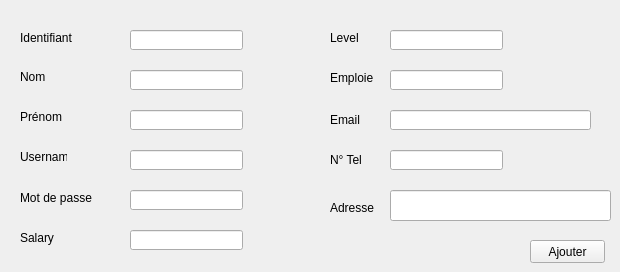
          <widget class="QWidget" name="tab">
           <attribute name="title">
            <string>Ajouter un employé</string>
           </attribute>
           <widget class="QLabel" name="label_4">
            <property name="geometry">
             <rect>
              <x>20</x>
              <y>30</y>
              <width>61</width>
              <height>16</height>
             </rect>
            </property>
            <property name="text">
             <string>Identifiant</string>
            </property>
           </widget>
           <widget class="QLabel" name="label_5">
            <property name="geometry">
             <rect>
              <x>20</x>
              <y>70</y>
              <width>47</width>
              <height>13</height>
             </rect>
            </property>
            <property name="text">
             <string>Nom</string>
            </property>
           </widget>
           <widget class="QLabel" name="label_6">
            <property name="geometry">
             <rect>
              <x>20</x>
              <y>110</y>
              <width>47</width>
              <height>13</height>
             </rect>
            </property>
            <property name="text">
             <string>Prénom</string>
            </property>
           </widget>
           <widget class="QLineEdit" name="lineEdit_id">
            <property name="geometry">
             <rect>
              <x>130</x>
              <y>30</y>
              <width>113</width>
              <height>20</height>
             </rect>
            </property>
           </widget>
           <widget class="QLineEdit" name="lineEdit_nom">
            <property name="geometry">
             <rect>
              <x>130</x>
              <y>70</y>
              <width>113</width>
              <height>20</height>
             </rect>
            </property>
           </widget>
           <widget class="QLineEdit" name="lineEdit_prenom">
            <property name="geometry">
             <rect>
              <x>130</x>
              <y>110</y>
              <width>113</width>
              <height>20</height>
             </rect>
            </property>
           </widget>
           <widget class="QPushButton" name="pb_ajouter">
            <property name="geometry">
             <rect>
              <x>530</x>
              <y>240</y>
              <width>75</width>
              <height>23</height>
             </rect>
            </property>
            <property name="text">
             <string>Ajouter</string>
            </property>
           </widget>
           <widget class="QLabel" name="label_8">
            <property name="geometry">
             <rect>
              <x>330</x>
              <y>110</y>
              <width>41</width>
              <height>20</height>
             </rect>
            </property>
            <property name="text">
             <string>Email</string>
            </property>
           </widget>
           <widget class="QLineEdit" name="lineEdit_Email">
            <property name="geometry">
             <rect>
              <x>390</x>
              <y>110</y>
              <width>201</width>
              <height>20</height>
             </rect>
            </property>
           </widget>
           <widget class="QLabel" name="label_9">
            <property name="geometry">
             <rect>
              <x>330</x>
              <y>150</y>
              <width>41</width>
              <height>20</height>
             </rect>
            </property>
            <property name="text">
             <string>N° Tel</string>
            </property>
           </widget>
           <widget class="QLineEdit" name="lineEdit_Tel">
            <property name="geometry">
             <rect>
              <x>390</x>
              <y>150</y>
              <width>113</width>
              <height>20</height>
             </rect>
            </property>
           </widget>
           <widget class="QLabel" name="label_10">
            <property name="geometry">
             <rect>
              <x>330</x>
              <y>200</y>
              <width>51</width>
              <height>16</height>
             </rect>
            </property>
            <property name="text">
             <string>Adresse</string>
            </property>
           </widget>
           <widget class="QLineEdit" name="lineEdit_Adresse">
            <property name="geometry">
             <rect>
              <x>390</x>
              <y>190</y>
              <width>221</width>
              <height>31</height>
             </rect>
            </property>
           </widget>
           <widget class="QLineEdit" name="lineEdit_Usr">
            <property name="geometry">
             <rect>
              <x>130</x>
              <y>150</y>
              <width>113</width>
              <height>20</height>
             </rect>
            </property>
           </widget>
           <widget class="QLabel" name="label_7">
            <property name="geometry">
             <rect>
              <x>20</x>
              <y>150</y>
              <width>47</width>
              <height>13</height>
             </rect>
            </property>
            <property name="text">
             <string>Username</string>
            </property>
           </widget>
           <widget class="QLabel" name="label_12">
            <property name="geometry">
             <rect>
              <x>20</x>
              <y>190</y>
              <width>81</width>
              <height>16</height>
             </rect>
            </property>
            <property name="text">
             <string>Mot de passe</string>
            </property>
           </widget>
           <widget class="QLineEdit" name="lineEdit_Pwd">
            <property name="geometry">
             <rect>
              <x>130</x>
              <y>190</y>
              <width>113</width>
              <height>20</height>
             </rect>
            </property>
           </widget>
           <widget class="QLabel" name="label_13">
            <property name="geometry">
             <rect>
              <x>330</x>
              <y>70</y>
              <width>81</width>
              <height>16</height>
             </rect>
            </property>
            <property name="text">
             <string>Emploie</string>
            </property>
           </widget>
           <widget class="QLineEdit" name="lineEdit_IDEmp">
            <property name="geometry">
             <rect>
              <x>390</x>
              <y>70</y>
              <width>113</width>
              <height>20</height>
             </rect>
            </property>
           </widget>
           <widget class="QLineEdit" name="lineEdit_lvl">
            <property name="geometry">
             <rect>
              <x>390</x>
              <y>30</y>
              <width>113</width>
              <height>20</height>
             </rect>
            </property>
           </widget>
           <widget class="QLabel" name="label_21">
            <property name="geometry">
             <rect>
              <x>330</x>
              <y>30</y>
              <width>81</width>
              <height>16</height>
             </rect>
            </property>
            <property name="text">
             <string>Level</string>
            </property>
           </widget>
           <widget class="QLineEdit" name="lineEdit_Salary">
            <property name="geometry">
             <rect>
              <x>130</x>
              <y>230</y>
              <width>113</width>
              <height>20</height>
             </rect>
            </property>
           </widget>
           <widget class="QLabel" name="label_23">
            <property name="geometry">
             <rect>
              <x>20</x>
              <y>230</y>
              <width>81</width>
              <height>16</height>
             </rect>
            </property>
            <property name="text">
             <string>Salary</string>
            </property>
           </widget>
          </widget>
